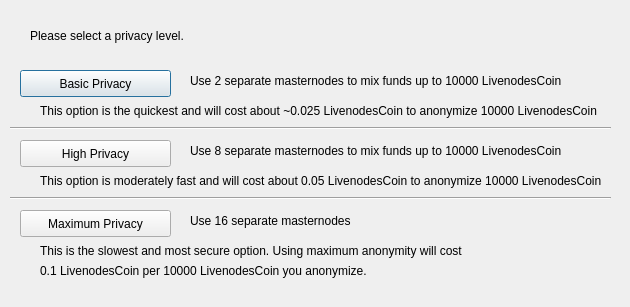
<?xml version="1.0" encoding="UTF-8"?>
<ui version="4.0">
 <class>ObfuscationConfig</class>
 <widget class="QDialog" name="ObfuscationConfig">
  <property name="geometry">
   <rect>
    <x>0</x>
    <y>0</y>
    <width>630</width>
    <height>307</height>
   </rect>
  </property>
  <property name="windowTitle">
   <string>Configure Obfuscation</string>
  </property>
  <widget class="QPushButton" name="buttonBasic">
   <property name="geometry">
    <rect>
     <x>20</x>
     <y>70</y>
     <width>151</width>
     <height>27</height>
    </rect>
   </property>
   <property name="text">
    <string>Basic Privacy</string>
   </property>
  </widget>
  <widget class="QPushButton" name="buttonHigh">
   <property name="geometry">
    <rect>
     <x>20</x>
     <y>140</y>
     <width>151</width>
     <height>27</height>
    </rect>
   </property>
   <property name="text">
    <string>High Privacy</string>
   </property>
  </widget>
  <widget class="QPushButton" name="buttonMax">
   <property name="geometry">
    <rect>
     <x>20</x>
     <y>210</y>
     <width>151</width>
     <height>27</height>
    </rect>
   </property>
   <property name="text">
    <string>Maximum Privacy</string>
   </property>
  </widget>
  <widget class="QLabel" name="label">
   <property name="geometry">
    <rect>
     <x>30</x>
     <y>20</y>
     <width>571</width>
     <height>31</height>
    </rect>
   </property>
   <property name="text">
    <string>Please select a privacy level.</string>
   </property>
  </widget>
  <widget class="QLabel" name="label_2">
   <property name="geometry">
    <rect>
     <x>190</x>
     <y>70</y>
     <width>421</width>
     <height>21</height>
    </rect>
   </property>
   <property name="text">
    <string>Use 2 separate masternodes to mix funds up to 10000 LivenodesCoin</string>
   </property>
  </widget>
  <widget class="QLabel" name="label_3">
   <property name="geometry">
    <rect>
     <x>190</x>
     <y>140</y>
     <width>411</width>
     <height>21</height>
    </rect>
   </property>
   <property name="text">
    <string>Use 8 separate masternodes to mix funds up to 10000 LivenodesCoin</string>
   </property>
  </widget>
  <widget class="QLabel" name="label_4">
   <property name="geometry">
    <rect>
     <x>190</x>
     <y>210</y>
     <width>421</width>
     <height>21</height>
    </rect>
   </property>
   <property name="text">
    <string>Use 16 separate masternodes</string>
   </property>
  </widget>
  <widget class="QLabel" name="label_6">
   <property name="geometry">
    <rect>
     <x>40</x>
     <y>100</y>
     <width>561</width>
     <height>21</height>
    </rect>
   </property>
   <property name="text">
    <string>This option is the quickest and will cost about ~0.025 LivenodesCoin to anonymize 10000 LivenodesCoin</string>
   </property>
  </widget>
  <widget class="QLabel" name="label_7">
   <property name="geometry">
    <rect>
     <x>40</x>
     <y>170</y>
     <width>561</width>
     <height>21</height>
    </rect>
   </property>
   <property name="text">
    <string>This option is moderately fast and will cost about 0.05 LivenodesCoin to anonymize 10000 LivenodesCoin</string>
   </property>
  </widget>
  <widget class="QLabel" name="label_8">
   <property name="geometry">
    <rect>
     <x>40</x>
     <y>240</y>
     <width>561</width>
     <height>21</height>
    </rect>
   </property>
   <property name="text">
    <string>This is the slowest and most secure option. Using maximum anonymity will cost</string>
   </property>
  </widget>
  <widget class="QLabel" name="label_9">
   <property name="geometry">
    <rect>
     <x>40</x>
     <y>260</y>
     <width>561</width>
     <height>21</height>
    </rect>
   </property>
   <property name="text">
    <string>0.1 LivenodesCoin per 10000 LivenodesCoin you anonymize.</string>
   </property>
  </widget>
  <widget class="Line" name="line">
   <property name="geometry">
    <rect>
     <x>10</x>
     <y>120</y>
     <width>601</width>
     <height>16</height>
    </rect>
   </property>
   <property name="orientation">
    <enum>Qt::Horizontal</enum>
   </property>
  </widget>
  <widget class="Line" name="line_2">
   <property name="geometry">
    <rect>
     <x>10</x>
     <y>190</y>
     <width>601</width>
     <height>16</height>
    </rect>
   </property>
   <property name="orientation">
    <enum>Qt::Horizontal</enum>
   </property>
  </widget>
 </widget>
 <resources/>
 <connections/>
</ui>
